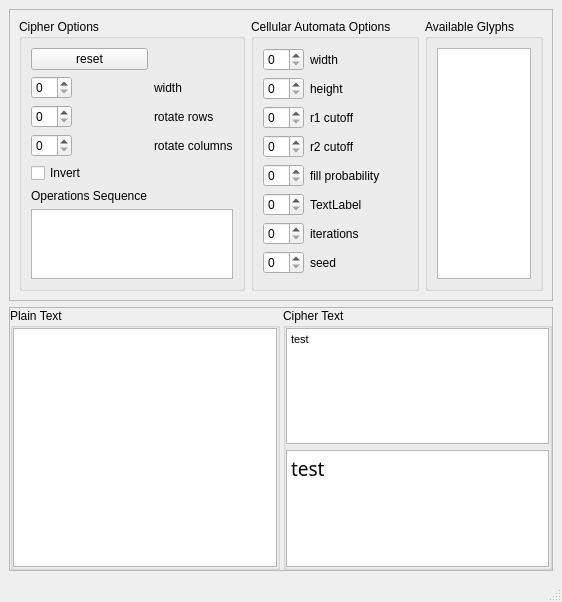
<?xml version="1.0" encoding="UTF-8"?>
<ui version="4.0">
 <class>MainWindow</class>
 <widget class="QMainWindow" name="MainWindow">
  <property name="geometry">
   <rect>
    <x>0</x>
    <y>0</y>
    <width>543</width>
    <height>602</height>
   </rect>
  </property>
  <property name="windowTitle">
   <string>MainWindow</string>
  </property>
  <property name="styleSheet">
   <string notr="true"/>
  </property>
  <widget class="QWidget" name="centralwidget">
   <layout class="QVBoxLayout" name="verticalLayout_3">
    <item>
     <widget class="QFrame" name="frame">
      <property name="frameShape">
       <enum>QFrame::StyledPanel</enum>
      </property>
      <property name="frameShadow">
       <enum>QFrame::Raised</enum>
      </property>
      <layout class="QGridLayout" name="gridLayout">
       <item row="0" column="0">
        <widget class="QGroupBox" name="groupBox_3">
         <property name="title">
          <string>Cipher Options</string>
         </property>
         <layout class="QGridLayout" name="gridLayout_2">
          <item row="1" column="2">
           <widget class="QLabel" name="label_11">
            <property name="text">
             <string>width</string>
            </property>
           </widget>
          </item>
          <item row="2" column="2">
           <widget class="QLabel" name="label_2">
            <property name="text">
             <string>rotate rows</string>
            </property>
           </widget>
          </item>
          <item row="1" column="1">
           <widget class="QSpinBox" name="spinBox_9">
            <property name="sizePolicy">
             <sizepolicy hsizetype="Fixed" vsizetype="Fixed">
              <horstretch>0</horstretch>
              <verstretch>0</verstretch>
             </sizepolicy>
            </property>
           </widget>
          </item>
          <item row="4" column="1">
           <widget class="QSpinBox" name="column_box">
            <property name="sizePolicy">
             <sizepolicy hsizetype="Fixed" vsizetype="Fixed">
              <horstretch>0</horstretch>
              <verstretch>0</verstretch>
             </sizepolicy>
            </property>
           </widget>
          </item>
          <item row="2" column="1">
           <widget class="QSpinBox" name="row_box">
            <property name="sizePolicy">
             <sizepolicy hsizetype="Fixed" vsizetype="Fixed">
              <horstretch>0</horstretch>
              <verstretch>0</verstretch>
             </sizepolicy>
            </property>
           </widget>
          </item>
          <item row="4" column="2">
           <widget class="QLabel" name="label">
            <property name="text">
             <string>rotate columns</string>
            </property>
           </widget>
          </item>
          <item row="7" column="1" colspan="2">
           <widget class="QTextBrowser" name="textBrowser_2"/>
          </item>
          <item row="6" column="1">
           <widget class="QLabel" name="label_12">
            <property name="text">
             <string>Operations Sequence</string>
            </property>
           </widget>
          </item>
          <item row="5" column="1">
           <widget class="QCheckBox" name="checkBox">
            <property name="text">
             <string>Invert</string>
            </property>
           </widget>
          </item>
          <item row="0" column="1">
           <widget class="QPushButton" name="pushButton">
            <property name="text">
             <string>reset</string>
            </property>
           </widget>
          </item>
         </layout>
        </widget>
       </item>
       <item row="0" column="3">
        <widget class="QGroupBox" name="groupBox_5">
         <property name="title">
          <string>Available Glyphs</string>
         </property>
         <layout class="QVBoxLayout" name="verticalLayout_4">
          <item>
           <widget class="QTextBrowser" name="textBrowser"/>
          </item>
         </layout>
        </widget>
       </item>
       <item row="0" column="2">
        <widget class="QGroupBox" name="groupBox_4">
         <property name="title">
          <string>Cellular Automata Options</string>
         </property>
         <layout class="QGridLayout" name="gridLayout_3">
          <item row="6" column="0">
           <widget class="QSpinBox" name="spinBox_7">
            <property name="sizePolicy">
             <sizepolicy hsizetype="Fixed" vsizetype="Fixed">
              <horstretch>0</horstretch>
              <verstretch>0</verstretch>
             </sizepolicy>
            </property>
           </widget>
          </item>
          <item row="7" column="0">
           <widget class="QSpinBox" name="spinBox_8">
            <property name="sizePolicy">
             <sizepolicy hsizetype="Fixed" vsizetype="Fixed">
              <horstretch>0</horstretch>
              <verstretch>0</verstretch>
             </sizepolicy>
            </property>
           </widget>
          </item>
          <item row="3" column="0">
           <widget class="QSpinBox" name="spinBox_4">
            <property name="sizePolicy">
             <sizepolicy hsizetype="Fixed" vsizetype="Fixed">
              <horstretch>0</horstretch>
              <verstretch>0</verstretch>
             </sizepolicy>
            </property>
           </widget>
          </item>
          <item row="2" column="0">
           <widget class="QSpinBox" name="spinBox_3">
            <property name="sizePolicy">
             <sizepolicy hsizetype="Fixed" vsizetype="Fixed">
              <horstretch>0</horstretch>
              <verstretch>0</verstretch>
             </sizepolicy>
            </property>
           </widget>
          </item>
          <item row="1" column="0">
           <widget class="QSpinBox" name="spinBox_2">
            <property name="sizePolicy">
             <sizepolicy hsizetype="Fixed" vsizetype="Fixed">
              <horstretch>0</horstretch>
              <verstretch>0</verstretch>
             </sizepolicy>
            </property>
           </widget>
          </item>
          <item row="1" column="1">
           <widget class="QLabel" name="label_4">
            <property name="text">
             <string>height</string>
            </property>
           </widget>
          </item>
          <item row="0" column="0">
           <widget class="QSpinBox" name="spinBox">
            <property name="sizePolicy">
             <sizepolicy hsizetype="Fixed" vsizetype="Fixed">
              <horstretch>0</horstretch>
              <verstretch>0</verstretch>
             </sizepolicy>
            </property>
           </widget>
          </item>
          <item row="4" column="0">
           <widget class="QSpinBox" name="spinBox_5">
            <property name="sizePolicy">
             <sizepolicy hsizetype="Fixed" vsizetype="Fixed">
              <horstretch>0</horstretch>
              <verstretch>0</verstretch>
             </sizepolicy>
            </property>
           </widget>
          </item>
          <item row="5" column="0">
           <widget class="QSpinBox" name="spinBox_6">
            <property name="sizePolicy">
             <sizepolicy hsizetype="Fixed" vsizetype="Fixed">
              <horstretch>0</horstretch>
              <verstretch>0</verstretch>
             </sizepolicy>
            </property>
           </widget>
          </item>
          <item row="0" column="1">
           <widget class="QLabel" name="label_3">
            <property name="text">
             <string>width</string>
            </property>
           </widget>
          </item>
          <item row="2" column="1">
           <widget class="QLabel" name="label_5">
            <property name="text">
             <string>r1 cutoff</string>
            </property>
           </widget>
          </item>
          <item row="3" column="1">
           <widget class="QLabel" name="label_6">
            <property name="text">
             <string>r2 cutoff</string>
            </property>
           </widget>
          </item>
          <item row="4" column="1">
           <widget class="QLabel" name="label_7">
            <property name="text">
             <string>fill probability</string>
            </property>
           </widget>
          </item>
          <item row="5" column="1">
           <widget class="QLabel" name="label_8">
            <property name="text">
             <string>TextLabel</string>
            </property>
           </widget>
          </item>
          <item row="6" column="1">
           <widget class="QLabel" name="label_9">
            <property name="text">
             <string>iterations</string>
            </property>
           </widget>
          </item>
          <item row="7" column="1">
           <widget class="QLabel" name="label_10">
            <property name="text">
             <string>seed</string>
            </property>
           </widget>
          </item>
         </layout>
        </widget>
       </item>
      </layout>
     </widget>
    </item>
    <item>
     <widget class="QFrame" name="frame_2">
      <property name="frameShape">
       <enum>QFrame::StyledPanel</enum>
      </property>
      <property name="frameShadow">
       <enum>QFrame::Raised</enum>
      </property>
      <layout class="QHBoxLayout" name="horizontalLayout">
       <property name="spacing">
        <number>3</number>
       </property>
       <property name="leftMargin">
        <number>0</number>
       </property>
       <property name="topMargin">
        <number>0</number>
       </property>
       <property name="rightMargin">
        <number>0</number>
       </property>
       <property name="bottomMargin">
        <number>0</number>
       </property>
       <item>
        <widget class="QGroupBox" name="groupBox">
         <property name="title">
          <string>Plain Text</string>
         </property>
         <layout class="QVBoxLayout" name="verticalLayout">
          <property name="leftMargin">
           <number>0</number>
          </property>
          <property name="topMargin">
           <number>0</number>
          </property>
          <property name="rightMargin">
           <number>0</number>
          </property>
          <property name="bottomMargin">
           <number>0</number>
          </property>
          <item>
           <widget class="QTextEdit" name="textEdit"/>
          </item>
         </layout>
        </widget>
       </item>
       <item>
        <widget class="QGroupBox" name="groupBox_2">
         <property name="title">
          <string>Cipher Text</string>
         </property>
         <layout class="QVBoxLayout" name="verticalLayout_2">
          <property name="leftMargin">
           <number>0</number>
          </property>
          <property name="topMargin">
           <number>0</number>
          </property>
          <property name="rightMargin">
           <number>0</number>
          </property>
          <property name="bottomMargin">
           <number>0</number>
          </property>
          <item>
           <widget class="QTextBrowser" name="grapheme_browser">
            <property name="styleSheet">
             <string notr="true">QFontDatabase fontDatabase; 
fontDatabase.addApplicationFont(&quot;:/fonts/dotsies&quot;);</string>
            </property>
            <property name="html">
             <string>&lt;!DOCTYPE HTML PUBLIC &quot;-//W3C//DTD HTML 4.0//EN&quot; &quot;http://www.w3.org/TR/REC-html40/strict.dtd&quot;&gt;
&lt;html&gt;&lt;head&gt;&lt;meta name=&quot;qrichtext&quot; content=&quot;1&quot; /&gt;&lt;style type=&quot;text/css&quot;&gt;
p, li { white-space: pre-wrap; }
&lt;/style&gt;&lt;/head&gt;&lt;body style=&quot; font-family:'MS Shell Dlg 2'; font-size:8.25pt; font-weight:400; font-style:normal;&quot;&gt;
&lt;p style=&quot; margin-top:0px; margin-bottom:0px; margin-left:0px; margin-right:0px; -qt-block-indent:0; text-indent:0px;&quot;&gt;test&lt;/p&gt;&lt;/body&gt;&lt;/html&gt;</string>
            </property>
           </widget>
          </item>
          <item>
           <widget class="QTextBrowser" name="cipher_browser">
            <property name="font">
             <font>
              <family>Dotsies</family>
              <pointsize>14</pointsize>
              <weight>50</weight>
              <italic>false</italic>
              <bold>false</bold>
             </font>
            </property>
            <property name="html">
             <string>&lt;!DOCTYPE HTML PUBLIC &quot;-//W3C//DTD HTML 4.0//EN&quot; &quot;http://www.w3.org/TR/REC-html40/strict.dtd&quot;&gt;
&lt;html&gt;&lt;head&gt;&lt;meta name=&quot;qrichtext&quot; content=&quot;1&quot; /&gt;&lt;style type=&quot;text/css&quot;&gt;
p, li { white-space: pre-wrap; }
&lt;/style&gt;&lt;/head&gt;&lt;body style=&quot; font-family:'Dotsies'; font-size:14pt; font-weight:400; font-style:normal;&quot;&gt;
&lt;p style=&quot; margin-top:0px; margin-bottom:0px; margin-left:0px; margin-right:0px; -qt-block-indent:0; text-indent:0px;&quot;&gt;&lt;span style=&quot; font-family:'MS Shell Dlg 2';&quot;&gt;test&lt;/span&gt;&lt;/p&gt;&lt;/body&gt;&lt;/html&gt;</string>
            </property>
           </widget>
          </item>
         </layout>
        </widget>
       </item>
      </layout>
     </widget>
    </item>
   </layout>
  </widget>
  <widget class="QMenuBar" name="menubar">
   <property name="geometry">
    <rect>
     <x>0</x>
     <y>0</y>
     <width>543</width>
     <height>21</height>
    </rect>
   </property>
  </widget>
  <widget class="QStatusBar" name="statusbar"/>
 </widget>
 <resources>
  <include location="font.qrc"/>
 </resources>
 <connections/>
</ui>
